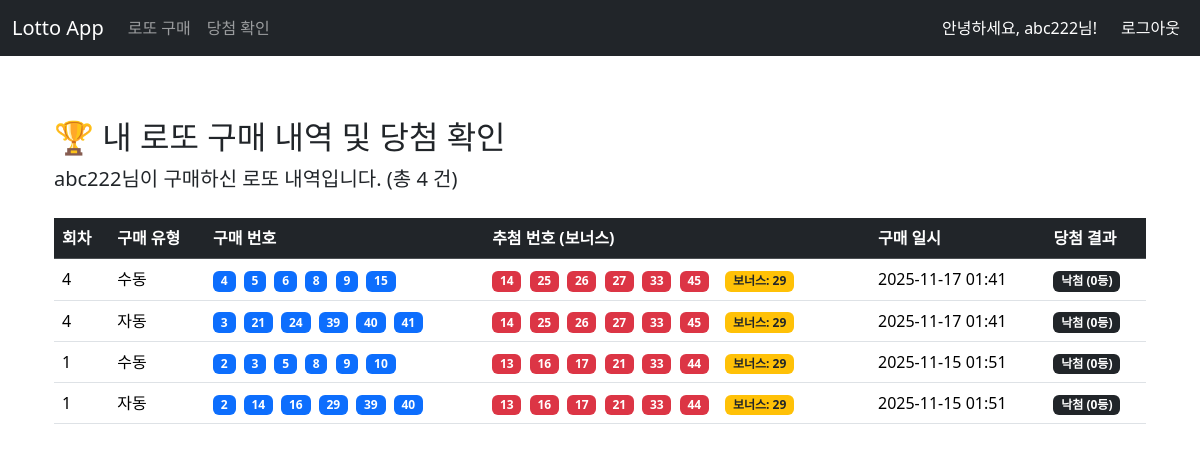
The page /winnings/ (signed in) on the database its author committed.
### lotto/models.py (models this page shows, shortened)
class Purchase(models.Model):
    LOTTO_TYPE_CHOICES = [
        ('A', '자동'),
        ('M', '수동'),
    ]
    user = models.ForeignKey(User, on_delete=models.CASCADE, verbose_name="구매자")
    round = models.ForeignKey(LottoRound, on_delete=models.SET_NULL, null=True, blank=True, verbose_name="구매 회차")
    lotto_type = models.CharField(
        max_length=1,
        choices=LOTTO_TYPE_CHOICES,
        default='M',
        verbose_name="구매 유형"
    )
    purchase_date = models.DateTimeField(auto_now_add=True, verbose_name="구매 일시")
    p_num1 = models.IntegerField(validators=LOTTO_NUMBER_VALIDATORS)
    p_num2 = models.IntegerField(validators=LOTTO_NUMBER_VALIDATORS)
    p_num3 = models.IntegerField(validators=LOTTO_NUMBER_VALIDATORS)
    p_num4 = models.IntegerField(validators=LOTTO_NUMBER_VALIDATORS)
    p_num5 = models.IntegerField(validators=LOTTO_NUMBER_VALIDATORS)
    p_num6 = models.IntegerField(validators=LOTTO_NUMBER_VALIDATORS)
    def get_purchased_numbers(self):
        return sorted([self.p_num1, self.p_num2, self.p_num3, self.p_num4, self.p_num5, self.p_num6])

class LottoRound(models.Model):
    round = models.IntegerField(
        unique=True,
        verbose_name="회차",
        help_text="로또 회차 번호"
    )
    actual_draw_date = models.DateTimeField(
        verbose_name="실제 추첨 일시",
        null=True,
        blank=True,
        help_text="관리자가 추첨을 완료한 시점"
    )
    num1 = models.IntegerField(validators=LOTTO_NUMBER_VALIDATORS, null=True, blank=True)
    num2 = models.IntegerField(validators=LOTTO_NUMBER_VALIDATORS, null=True, blank=True)
    num3 = models.IntegerField(validators=LOTTO_NUMBER_VALIDATORS, null=True, blank=True)
    num4 = models.IntegerField(validators=LOTTO_NUMBER_VALIDATORS, null=True, blank=True)
    num5 = models.IntegerField(validators=LOTTO_NUMBER_VALIDATORS, null=True, blank=True)
    num6 = models.IntegerField(validators=LOTTO_NUMBER_VALIDATORS, null=True, blank=True)
    bonus_number = models.IntegerField(
        validators=LOTTO_NUMBER_VALIDATORS,
        verbose_name="보너스 번호",
        null=True,
        blank=True
    )
    def get_winning_numbers(self):
        if self.num1 is None:
            return []
        return sorted([self.num1, self.num2, self.num3, self.num4, self.num5, self.num6])

### lotto/views.py (the view)
# urls.py: path('winnings/', views.check_winnings, name='check_winnings'),
@login_required
def check_winnings(request):
    purchases = Purchase.objects.filter(user=request.user).select_related('round').order_by('-purchase_date')
    results = []
    for purchase in purchases:
        purchased_numbers = purchase.get_purchased_numbers()
        winning_numbers = []
        bonus_number = None
        rank = -1 # 초기값: -1 (추첨 대기 중)
        if purchase.round:
            if purchase.round.actual_draw_date is not None:
                try:
                    winning_round = purchase.round
                    winning_numbers = winning_round.get_winning_numbers()
                    bonus_number = winning_round.bonus_number
                    rank = determine_lotto_rank(purchased_numbers, winning_numbers, bonus_number)
                except AttributeError:
                    rank = -2 # 오류 상태 (회차 정보는 있지만 번호 가져오기 오류)
        results.append({
            'purchase': purchase,
            'purchased_numbers': purchased_numbers,
            'winning_numbers': winning_numbers,
            'bonus_number': bonus_number,
            'rank': rank,
        })
    context = {
        'results': results,
    }
    return render(request, 'lotto/winnings.html', context)

### lotto/utils.py (called while the page is built)
def determine_lotto_rank(purchased_numbers, winning_numbers, bonus_number):
    match_count = len(set(purchased_numbers) & set(winning_numbers))
    has_bonus = bonus_number in purchased_numbers
    if match_count == 6:
        return 1  # 1등
    elif match_count == 5:
        if has_bonus:
            return 2  # 2등 (5개 일치 + 보너스 일치)
        else:
            return 3  # 3등 (5개 일치 + 보너스 불일치)
    elif match_count == 4:
        return 4  # 4등 (4개 일치)
    elif match_count == 3:
        return 5  # 5등 (3개 일치)
    else:
        return 0  # 낙첨

### lotto/templates/lotto/winnings.html (shortened to what this page needs)
{% extends "lotto/base.html" %}
{% load static %}
{% block content %}
<div class="container mt-5">
    <h2>🏆 내 로또 구매 내역 및 당첨 확인</h2>
    <p class="lead">{{ request.user.username }}님이 구매하신 로또 내역입니다. (총 {{ results|length }} 건)</p>
    <table class="table table-hover mt-4">
        <thead class="table-dark">
            <tr>
                <th>회차</th>
                <th>구매 유형</th>
                <th>구매 번호</th>
                <th>추첨 번호 (보너스)</th>
                <th>구매 일시</th>
                <th>당첨 결과</th>
            </tr>
        </thead>
        <tbody>
            {% for result in results %}
            <tr>
                <td>{{ result.purchase.round.round|default:"N/A" }}</td>
                <td>
                    {% if result.purchase.lotto_type == 'A' %}
                        자동
                    {% else %}
                        수동
                    {% endif %}
                </td>
                <td>
                    {% for num in result.purchased_numbers %}
                        <span class="badge bg-primary text-white me-1">{{ num }}</span>
                    {% endfor %}
                </td>
                <td>
                    {% if result.winning_numbers %}
                        {% for num in result.winning_numbers %}
                            <span class="badge bg-danger me-1">{{ num }}</span>
                        {% endfor %}
                        <span class="badge bg-warning text-dark ms-2">보너스: {{ result.bonus_number }}</span>
                    {% else %}
                        추첨 대기 중
                    {% endif %}
                </td>
                <td>{{ result.purchase.purchase_date|date:"Y-m-d H:i" }}</td>
                <td>
                    {% if result.rank == -1 %}
                        <span class="badge bg-secondary">추첨 대기</span>
                    {% elif result.rank == 0 %}
                        <span class="badge bg-dark">낙첨 (0등)</span>
                    {% elif result.rank == 1 %}
                        <span class="badge bg-success fs-5">🥇 1등 당첨!</span>
                    {% elif result.rank == 2 %}
                        <span class="badge bg-success">🥈 2등 당첨!</span>
                    {% elif result.rank == 3 %}
                        <span class="badge bg-info">🥉 3등 당첨!</span>
                    {% elif result.rank == 4 %}
                        <span class="badge bg-warning text-dark">4등</span>
                    {% elif result.rank == 5 %}
                        <span class="badge bg-light text-dark">5등</span>
                    {% else %}
                        <span class="badge bg-danger">오류</span>
                    {% endif %}
                </td>
            </tr>
            {% endfor %}
        </tbody>
    </table>
</div>
{% endblock content %}

### lotto/templates/lotto/base.html (shortened to what this page needs)
<!DOCTYPE html>
<html lang="ko">
<head>
    <link href="https://cdn.jsdelivr.net/npm/bootstrap@5.3.3/dist/css/bootstrap.min.css" rel="stylesheet">
    <link rel="stylesheet" href="https://cdnjs.cloudflare.com/ajax/libs/font-awesome/5.15.4/css/all.min.css">
</head>
<body>
    <nav class="navbar navbar-expand-md navbar-dark bg-dark fixed-top">
        <div class="container-fluid">
            <a class="navbar-brand" href="{% url 'lotto_home' %}">Lotto App</a>
            <div class="collapse navbar-collapse">
                <ul class="navbar-nav me-auto mb-2 mb-lg-0">
                    {% if request.user.is_authenticated %}
                        {% if not request.user.is_superuser %}
                            <li class="nav-item">
                                <a class="nav-link" href="{% url 'lotto_purchase' %}">로또 구매</a>
                            </li>
                            <li class="nav-item">
                                <a class="nav-link" href="{% url 'check_winnings' %}">당첨 확인</a>
                            </li>
                        {% endif %}
                    {% endif %}
                </ul>
                <ul class="navbar-nav">
                    {% if request.user.is_authenticated %}
                        <li class="nav-item">
                            <span class="nav-link text-white">안녕하세요, {{ request.user.username }}님!</span>
                        </li>
                        <li class="nav-item">
                            <form method="post" action="{% url 'logout' %}" style="display: inline;">
                                <button type="submit" class="nav-link btn btn-sm btn-danger text-white ms-2" style="border: none;">
                                    로그아웃
                                </button>
                            </form>
                        </li>
                    {% endif %}
                </ul>
            </div>
        </div>
    </nav>
    <main role="main" class="container">
        {% block content %}
        {% endblock %}
    </main>
</body>
</html>

### lotto/templates/lotto/base.html (style rules this page uses)
body { padding-top: 70px; }

### rows shown on the page
Purchase: purchase.round.round "4", lotto_type "수동", purchased_numbers "4" "5" "6" "8" "9" "15", winning_numbers "14" "25" "26" "27" "33" "45", bonus_number "29", purchase.purchase_date "2025-11-17 01:41"
Purchase: purchase.round.round "4", lotto_type "자동", purchased_numbers "3" "21" "24" "39" "40" "41", winning_numbers "14" "25" "26" "27" "33" "45", bonus_number "29", purchase.purchase_date "2025-11-17 01:41"
Purchase: purchase.round.round "1", lotto_type "수동", purchased_numbers "2" "3" "5" "8" "9" "10", winning_numbers "13" "16" "17" "21" "33" "44", bonus_number "29", purchase.purchase_date "2025-11-15 01:51"
Purchase: purchase.round.round "1", lotto_type "자동", purchased_numbers "2" "14" "16" "29" "39" "40", winning_numbers "13" "16" "17" "21" "33" "44", bonus_number "29", purchase.purchase_date "2025-11-15 01:51"

### other values the page prints
{{ request.user.username }} "abc222"
{{ results|length }} "4"
